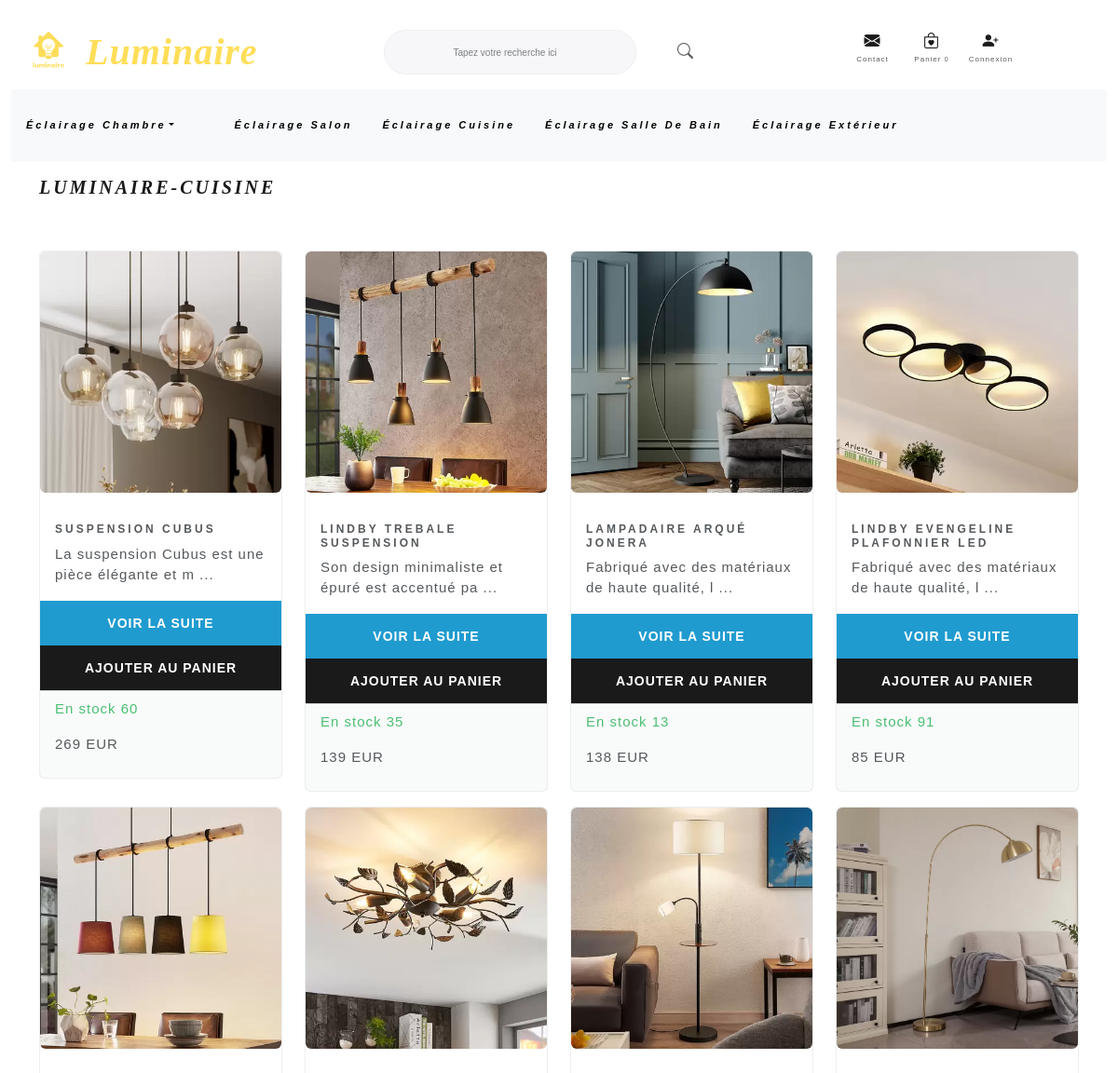
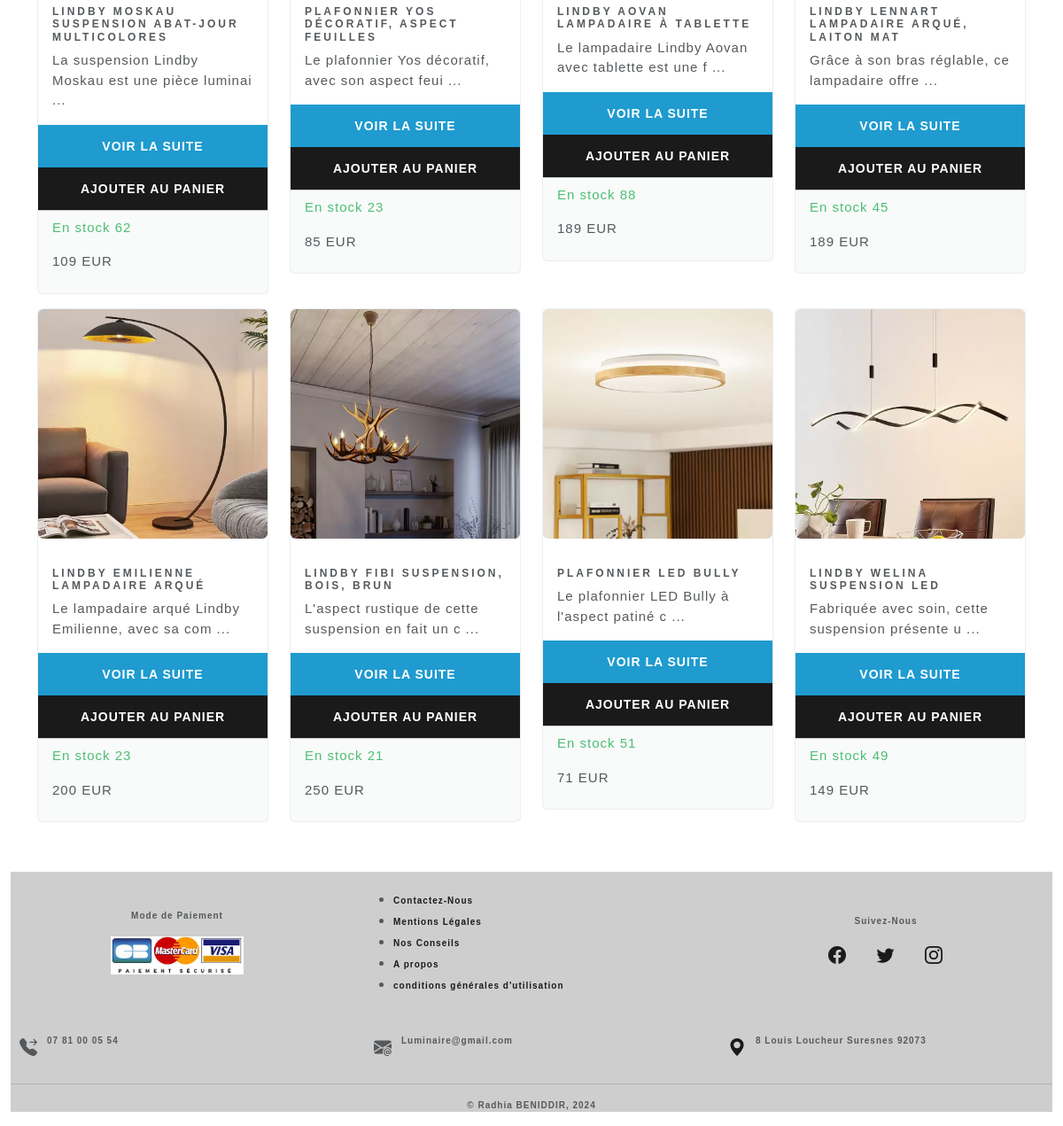
Screenshot of /salon.php with the database file from the repository (2 pictures, top to bottom).
### tables this page shows
CREATE TABLE `produits` (
  `id_produit` int NOT NULL,
  `image` varchar(255) NOT NULL,
  `titre` varchar(50) NOT NULL,
  `description` longtext NOT NULL,
  `prix` float NOT NULL,
  `stock` int NOT NULL,
  `categorie` enum('salon','cuisine','salle de bain','chambre enfant','chambre adulte','exterieur') NOT NULL
);

### salon.php (the view, shortened to what this page needs)
<?php
require 'inc/init.inc.php';
require 'inc/header.inc.php';
?>
<main class="container">
    <h2>Luminaire-Cuisine</h2>
    <?php
    $requete = $pdoLuminaire->query("SELECT * FROM produits  WHERE categorie ='salon' ");
    ?>
    <div class="row my-5">
        <?php
        while ($card = $requete->fetch(PDO::FETCH_ASSOC)) {
        ?>
            <div class="col-12 col-md-6 col-lg-3 ">
                <div class="card rounded border my-2">
                    <p>
                        <img src="assets/img/<?php echo $card['image'] ?>" class="img-fluid rounded " alt="image produit">
                    </p>
                    <div class="card-body">
                        <h5 class="card-title text-uppercase fs-6"><?php echo $card['titre']; ?></h5>
                        <p class="card-text"><?php echo substr($card['description'], 0, 50);
                                                ?> ...</p>
                    </div>
                    <a href="produit.php?id_produit=<?php echo $card['id_produit']; ?>" class="btn btn-info">Voir La suite</a>
                    <a href="ajouter_panier.php?id_produit=<?php echo "$card[id_produit]"; ?>" class="btn btn-primary">ajouter au panier</a>
                    <div class="card-footer">
                        <p class="text-success"> En stock <?php echo $card['stock'] ?></p>
                        <p class="prix"><?php
                            echo $card['prix'] . " " . "EUR";  ?></p>
                    </div>
                </div>
            </div>
        <?php } ?>
</main>
<?php require 'inc/footer.inc.php'; ?>

### assets/css/style.css (style rules this page uses)
* { margin: 0; padding: 0; box-sizing: border-box; text-decoration: none; font-family: Arial, Helvetica, sans-serif; }
h2 { font-style: italic; font-size: 20px; font-family: 'garmond'; }
.card { transition: transform 0.3s; }
p { font-size: 15px; }

### rows the page displays
produits: image (picture), titre "SUSPENSION CUBUS", description "La suspension Cubus est une pièce élégante et m", stock "60", prix "269"
produits: image (picture), titre "LINDBY TREBALE SUSPENSION", description "Son design minimaliste et épuré est accentué pa", stock "35", prix "139"
produits: image (picture), titre "LAMPADAIRE ARQUÉ JONERA", description "Fabriqué avec des matériaux de haute qualité, l", stock "13", prix "138"
produits: shows a picture, titre "LINDBY EVENGELINE PLAFONNIER LED", description "Fabriqué avec des matériaux de haute qualité, l", stock "91", prix "85"
produits: image (picture), titre "LINDBY MOSKAU SUSPENSION ABAT-JOUR MULTICOLORES", description "La suspension Lindby Moskau est une pièce luminai", stock "62", prix "109"
produits: shows a picture, titre "PLAFONNIER YOS DÉCORATIF, ASPECT FEUILLES", description "Le plafonnier Yos décoratif, avec son aspect feui", stock "23", prix "85"
produits: image (picture), titre "LINDBY AOVAN LAMPADAIRE À TABLETTE", description "Le lampadaire Lindby Aovan avec tablette est une f", stock "88", prix "189"
produits: image (picture), titre "LINDBY LENNART LAMPADAIRE ARQUÉ, LAITON MAT", description "Grâce à son bras réglable, ce lampadaire offre", stock "45", prix "189"
produits: image (picture), titre "LINDBY EMILIENNE LAMPADAIRE ARQUÉ", description "Le lampadaire arqué Lindby Emilienne, avec sa com", stock "23", prix "200"
produits: image (picture), titre "LINDBY FIBI SUSPENSION, BOIS, BRUN", description "L'aspect rustique de cette suspension en fait un c", stock "21", prix "250"
produits: image (picture), titre "PLAFONNIER LED BULLY", description "Le plafonnier LED Bully à l'aspect patiné c", stock "51", prix "71"
produits: image (picture), titre "LINDBY WELINA SUSPENSION LED", description "Fabriquée avec soin, cette suspension présente u", stock "49", prix "149"
